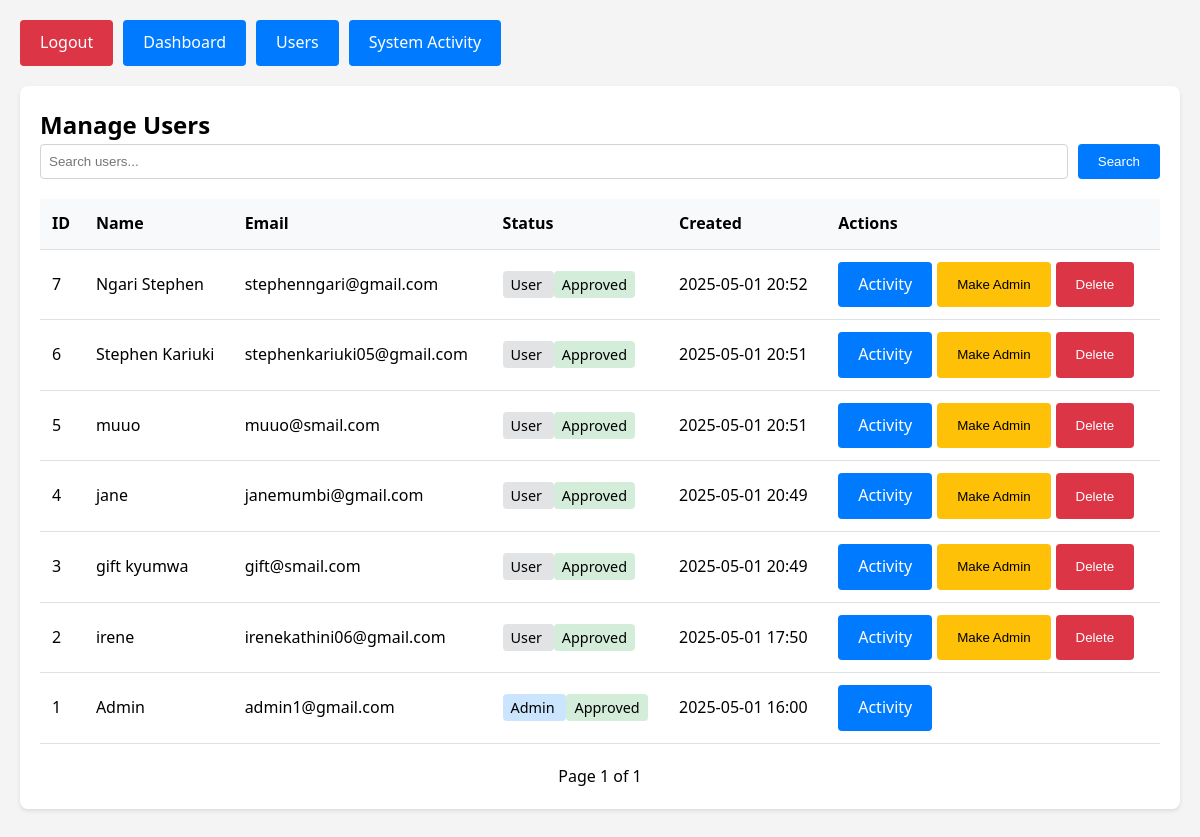
Page /admin/users (signed in) on the committed database.
### tables this page shows
CREATE TABLE users (
                id INTEGER PRIMARY KEY AUTOINCREMENT,
                fullname TEXT NOT NULL,
                email TEXT NOT NULL UNIQUE,
                password TEXT NOT NULL,
                is_admin BOOLEAN DEFAULT FALSE,
                is_approved BOOLEAN DEFAULT FALSE,
                profile_picture TEXT,
                bio TEXT,
                created_at DATETIME DEFAULT CURRENT_TIMESTAMP,
                last_updated DATETIME DEFAULT CURRENT_TIMESTAMP
            );

### app.py (the view)
@app.route('/admin/users')
@admin_required
def admin_users():
    try:
        conn = sqlite3.connect(DB_NAME)
        conn.row_factory = sqlite3.Row
        c = conn.cursor()
        search_query = request.args.get('search', '')
        page = int(request.args.get('page', 1))
        per_page = 10
        query = 'SELECT id, fullname, email, created_at, is_admin, is_approved FROM users'
        count_query = 'SELECT COUNT(*) FROM users'
        params = []
        if search_query:
            query += ' WHERE fullname LIKE ? OR email LIKE ?'
            count_query += ' WHERE fullname LIKE ? OR email LIKE ?'
            params.extend([f'%{search_query}%', f'%{search_query}%'])
        query += ' ORDER BY created_at DESC LIMIT ? OFFSET ?'
        params.extend([per_page, (page - 1) * per_page])
        c.execute(count_query, params[:-2] if search_query else [])
        total_users = c.fetchone()[0]
        total_pages = (total_users + per_page - 1) // per_page
        c.execute(query, params)
        users = c.fetchall()
        users = [dict(user) for user in users]
        for user in users:
            if user['created_at']:
                user['created_at'] = datetime.datetime.strptime(user['created_at'], '%Y-%m-%d %H:%M:%S')
        conn.close()
        return render_template('admin/users.html',
                             users=users,
                             search_query=search_query,
                             page=page,
                             total_pages=total_pages,
                             total_users=total_users)
    except Exception as e:
        print("Admin users error:", str(e))
        return render_template('admin/users.html',
                             users=[],
                             search_query='',
                             page=1,
                             total_pages=1,
                             total_users=0)

### app.py (called while the page is built)
@login_manager.user_loader
def load_user(user_id):
    return User.get(int(user_id))

def admin_required(f):
    @wraps(f)
    def decorated_function(*args, **kwargs):
        print(f"Admin required decorator called for {f.__name__}")
        print(f"Current user: {current_user}")
        print(f"Current user is authenticated: {current_user.is_authenticated}")
        if not current_user.is_authenticated:
            print("User not authenticated, redirecting to login")
            return redirect(url_for('login_page'))
        if not getattr(current_user, 'is_admin', False):
            print("User not authorized as admin, redirecting to login")
            return redirect(url_for('login_page'))
        return f(*args, **kwargs)
    return decorated_function

### your_user_model.py (called while the page is built)
    @staticmethod
    def get(user_id):
        conn = sqlite3.connect('users.db')
        cursor = conn.cursor()
        cursor.execute('SELECT id, email, fullname, is_admin FROM users WHERE id = ?', (user_id,))
        user_data = cursor.fetchone()
        conn.close()
        if user_data:
            user = User()
            user.id = user_data[0]
            user.email = user_data[1]
            user.fullname = user_data[2]
            user.is_admin = bool(user_data[3])
            user._authenticated = True
            return user
        return None

### templates/admin/users.html (shortened to what this page needs)
<!DOCTYPE html>
<html lang="en">
<head>
    <link rel="stylesheet" href="{{ url_for('static', filename='css/style.css') }}">
</head>
<body>
    <div class="admin-container">
        <div class="admin-nav">
            <a href="{{ url_for('logout') }}" class="btn btn-danger">Logout</a>
            <a href="{{ url_for('admin_dashboard') }}" class="btn">Dashboard</a>
            <a href="{{ url_for('admin_users') }}" class="btn">Users</a>
            <a href="{{ url_for('admin_system_activity') }}" class="btn">System Activity</a>
        </div>
        <div class="section">
            <h2>Manage Users</h2>
            <div class="search-bar">
                <input type="text" id="searchInput" class="search-input" placeholder="Search users..." value="{{ search_query }}">
                <button class="btn" onclick="searchUsers()">Search</button>
            </div>
            <table class="data-table">
                <thead>
                    <tr>
                        <th>ID</th>
                        <th>Name</th>
                        <th>Email</th>
                        <th>Status</th>
                        <th>Created</th>
                        <th>Actions</th>
                    </tr>
                </thead>
                <tbody>
                    {% for user in users %}
                    <tr>
                        <td>{{ user.id }}</td>
                        <td>{{ user.fullname }}</td>
                        <td>{{ user.email }}</td>
                        <td>
                            <span class="user-status {% if user.is_admin %}status-admin{% else %}status-user{% endif %}">
                                {{ 'Admin' if user.is_admin else 'User' }}
                            </span>
                            <span class="user-status {% if user.is_approved %}status-approved{% else %}status-pending{% endif %}">
                                {{ 'Approved' if user.is_approved else 'Pending' }}
                            </span>
                        </td>
                        <td>{{ user.created_at.strftime('%Y-%m-%d %H:%M') }}</td>
                        <td>
                            <div class="action-buttons">
                                <a href="{{ url_for('admin_user_activity', user_id=user.id) }}" class="btn">Activity</a>
                                {% if not user.is_admin %}
                                    <button class="btn btn-warning" onclick="toggleAdmin({{ user.id }})">
                                        {{ 'Remove Admin' if user.is_admin else 'Make Admin' }}
                                    </button>
                                    <button class="btn btn-danger" onclick="deleteUser({{ user.id }})">Delete</button>
                                {% endif %}
                            </div>
                        </td>
                    </tr>
                    {% endfor %}
                </tbody>
            </table>
            <div class="pagination">
                <span>Page {{ page }} of {{ total_pages }}</span>
            </div>
        </div>
    </div>
</body>
</html>

### static/css/style.css (style rules this page uses)
* { box-sizing: border-box; margin: 0; padding: 0; }
body { font-family: 'Segoe UI', sans-serif; line-height: 1.6; background-color: #f4f4f4; min-height: 100vh; }
.btn { display: inline-block; padding: 10px 20px; background-color: #007bff; color: #fff; border: none; border-radius: 4px; cursor: pointer; text-decoration: none; }
.btn-danger { background-color: #dc3545; }

### templates/admin/users.html (style rules this page uses)
.admin-container { max-width: 1200px; margin: 0 auto; padding: 20px; }
.admin-nav { display: flex; gap: 10px; margin-bottom: 20px; }
.section { background: white; padding: 20px; border-radius: 8px; margin-bottom: 20px; box-shadow: 0 2px 4px rgba(0,0,0,0.1); }
.data-table { width: 100%; border-collapse: collapse; }
.data-table th, .data-table td { padding: 12px; text-align: left; border-bottom: 1px solid #dee2e6; }
.data-table th { background-color: #f8f9fa; font-weight: bold; }
.btn-danger { background-color: #dc3545; color: white; }
.btn-warning { background-color: #ffc107; color: black; }
.search-bar { margin-bottom: 20px; display: flex; gap: 10px; }
.search-input { flex: 1; padding: 8px; border: 1px solid #ced4da; border-radius: 4px; }
.user-status { padding: 4px 8px; border-radius: 4px; font-size: 0.9em; }
.status-admin { background-color: #cce5ff; }
.status-user { background-color: #e2e3e5; }
.status-approved { background-color: #d4edda; }
.pagination { display: flex; justify-content: center; gap: 10px; margin-top: 20px; }
.action-buttons { display: flex; gap: 5px; }

### rows in the picture
users: id "7", fullname "Ngari Stephen", email "stephenngari@gmail.com", is_admin "User", is_approved "Approved", created_at "2025-05-01 20:52", is_admin "Make Admin"
users: id "6", fullname "Stephen Kariuki", email "stephenkariuki05@gmail.com", is_admin "User", is_approved "Approved", created_at "2025-05-01 20:51", is_admin "Make Admin"
users: id "5", fullname "muuo", email "muuo@smail.com", is_admin "User", is_approved "Approved", created_at "2025-05-01 20:51", is_admin "Make Admin"
users: id "4", fullname "jane", email "janemumbi@gmail.com", is_admin "User", is_approved "Approved", created_at "2025-05-01 20:49", is_admin "Make Admin"
users: id "3", fullname "gift kyumwa", email "gift@smail.com", is_admin "User", is_approved "Approved", created_at "2025-05-01 20:49", is_admin "Make Admin"
users: id "2", fullname "irene", email "irenekathini06@gmail.com", is_admin "User", is_approved "Approved", created_at "2025-05-01 17:50", is_admin "Make Admin"
users: id "1", fullname "Admin", email "admin1@gmail.com", is_admin "Admin", is_approved "Approved", created_at "2025-05-01 16:00"

### other values in the picture
{{ page }} "1"
{{ total_pages }} "1"
